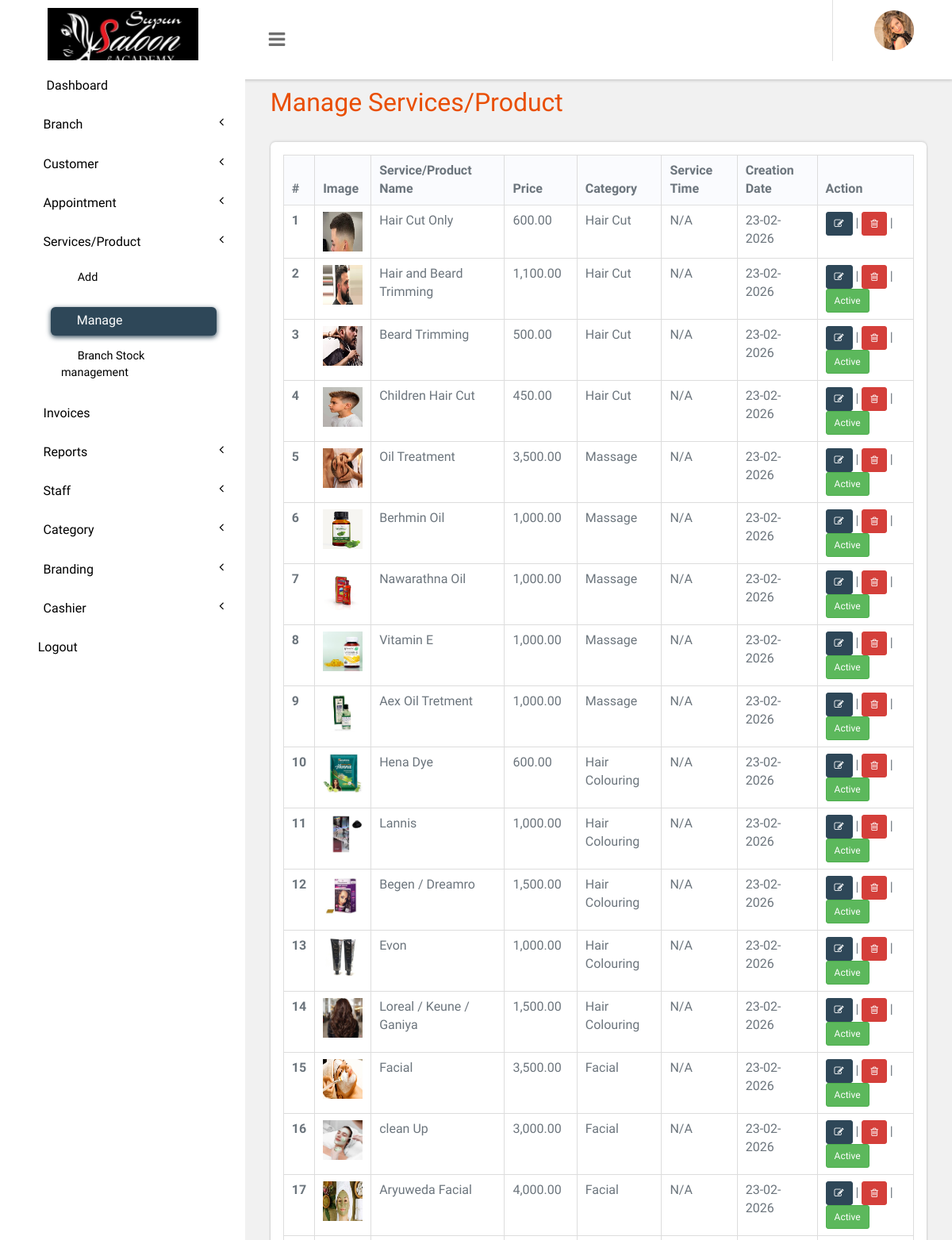
The app's page /panel/manage-services.php (signed in, upper part), older data.
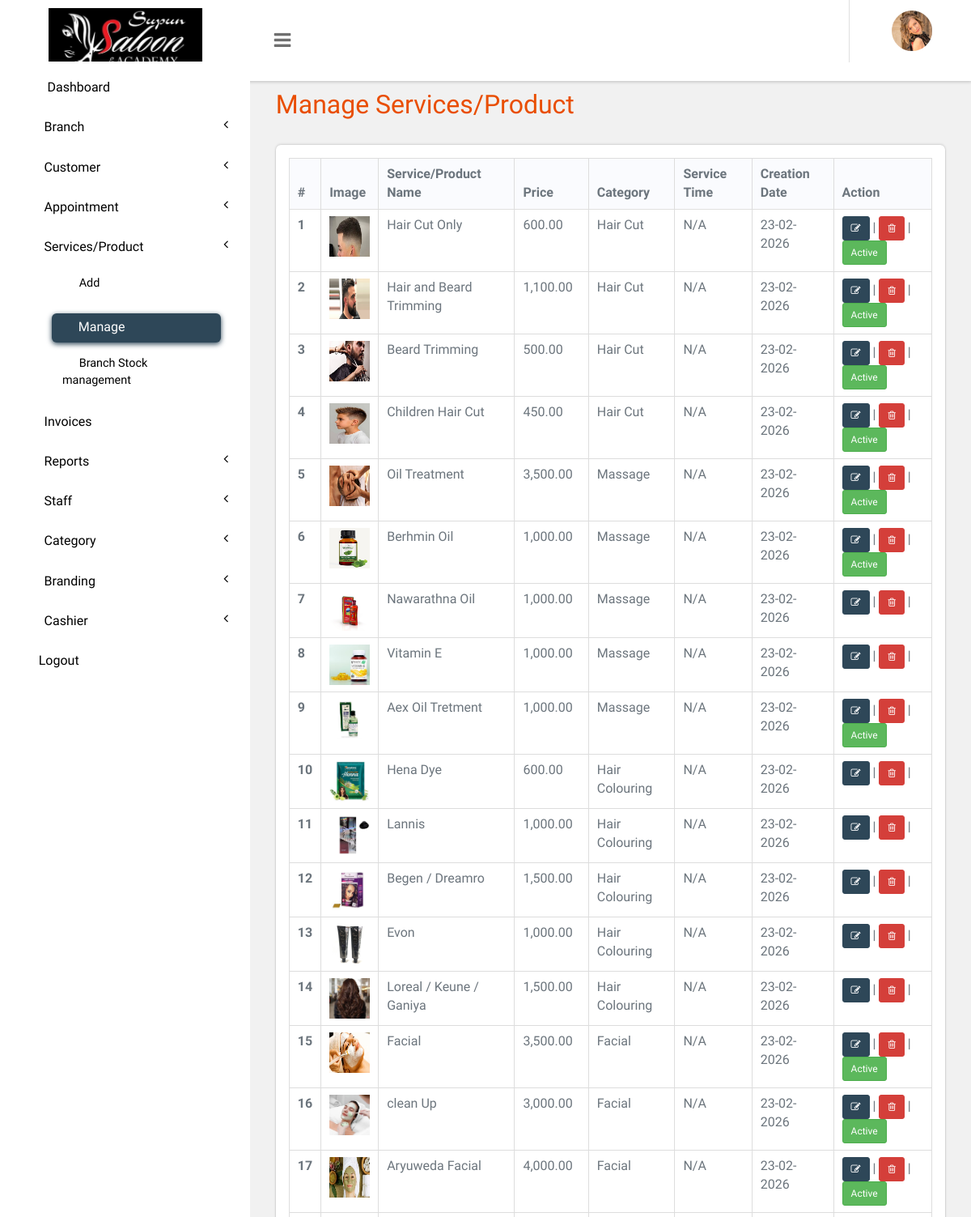
The same page, newer data.
### tables this page shows
CREATE TABLE `tblservices` (
  `ID` int(10) NOT NULL,
  `ServiceName` varchar(200) DEFAULT NULL,
  `Description` mediumtext DEFAULT NULL,
  `Cost` int(10) DEFAULT NULL,
  `Image` varchar(255) DEFAULT NULL,
  `opening_stock` int(11) NOT NULL DEFAULT 0,
  `cate_id` varchar(50) NOT NULL,
  `type` tinyint(4) NOT NULL,
  `CreationDate` timestamp NULL DEFAULT current_timestamp(),
  `status` int(1) NOT NULL DEFAULT 1 COMMENT '0 = inactive, 1 = active'
);

CREATE TABLE `tbl_category` (
  `id` int(11) NOT NULL,
  `name` varchar(200) NOT NULL,
  `status` tinyint(4) NOT NULL
);

### panel/manage-services.php (the view, shortened to what this page needs)
<?php
include('includes/dbconnection.php');
if (strlen($_SESSION['bpmsaid']==0)) {
  header('location:logout.php');
  } else{
  ?>
<!DOCTYPE HTML>
<html>
<head>
    <link href="css/bootstrap.css" rel='stylesheet' type='text/css' />
    <link href="css/style.css" rel='stylesheet' type='text/css' />
    <link href="css/font-awesome.css" rel="stylesheet">
    <link href="css/animate.css" rel="stylesheet" type="text/css" media="all">
    <link href="css/custom.css" rel="stylesheet">
</head>
<body class="cbp-spmenu-push">
    <div class="main-content">
        <?php include_once('includes/sidebar.php');?>
        <?php include_once('includes/header.php');?>
        <div id="page-wrapper">
            <div class="main-page">
                <div class="tables">
                    <h3 class="title1">Manage Services/Product</h3>
                    <div class="table-responsive bs-example widget-shadow">
                        <table id="example" class="table table-bordered">
                            <thead>
                                <tr>
                                    <th>#</th>
                                    <th>Image</th>
                                    <th>Service/Product Name</th>
                                    <th>Price</th>
                                    <th>Category</th>
                                    <th>Service Time</th>
                                    <th>Creation Date</th>
                                    <th>Action</th>
                                </tr>
                            </thead>
                            <tbody>
                                <?php
$ret=mysqli_query($con,"select *from  tblservices");
$cnt=1;
while ($row=mysqli_fetch_array($ret)) {
$time_display = 'N/A';
?>
                                <tr>
                                    <th scope="row"><?php echo $cnt;?></th>
                                    <td><img src="images/<?php echo $row['Image'];?>" width="50" height="50"></td>
                                    <td><?php  echo $row['ServiceName'];?></td>
                                    <td><?php  echo number_format($row['Cost'],2);?></td>
                                    <td><?php
						    $cid=$row['cate_id'];
						    $ret1=mysqli_query($con,"select * from  tbl_category where id='$cid'");
						    $row1=mysqli_fetch_array($ret1);
						    echo $row1['name'];
						 ?></td>
                                    <td><?php echo $time_display; ?></td>
                                    <td><?php  echo
						 date('d-m-Y', strtotime($row['CreationDate']));?></td>
                                    <td><a href="edit-services.php?editid=<?php echo $row['ID'];?>"
                                            class="btn btn-primary btn-sm"><i class="fa fa-edit"></i></a> |
                                        <a href="manage-services.php?action=delete&&id=<?php echo $row['ID'];?>"
                                            class="btn btn-danger btn-sm"><i class="fa fa-trash-o"
                                                aria-hidden="true"></i></a> |
                                        <?php if($row['type']==2){ ?>
                                            <?php if($row['status'] == 1): ?>
                                                <a href="manage-services.php?action=status_update&id=<?php echo $row['ID']; ?>&status=1" class="btn btn-success btn-sm" onclick="return confirm('Are you sure you want to deactivate this service?')">Active</a>
                                            <?php else: ?>
                                                <a href="manage-services.php?action=status_update&id=<?php echo $row['ID']; ?>&status=0" class="btn btn-danger btn-sm" onclick="return confirm('Are you sure you want to activate this service?')">Inactive</a>
                                            <?php endif; ?>
                                        <?php } ?>
                                    </td>
                                </tr> <?php
$cnt=$cnt+1;
} ?>
                            </tbody>
                        </table>
                    </div>
                </div>
            </div>
        </div>
    </div>
</body>
</html>
<?php }  ?>

Row changes from the older to the newer data that the page shows:
changed tblservices "Hair Cut Only": now shows "Active"
changed tblservices "Nawarathna Oil": no longer shows "Active"
changed tblservices "Vitamin E": no longer shows "Active"
changed tblservices "Hena Dye": no longer shows "Active"
changed tblservices "Lannis": no longer shows "Active"
changed tblservices "Begen / Dreamro": no longer shows "Active"
changed tblservices "Evon": no longer shows "Active"
changed tblservices "Loreal / Keune / Ganiya": no longer shows "Active"
